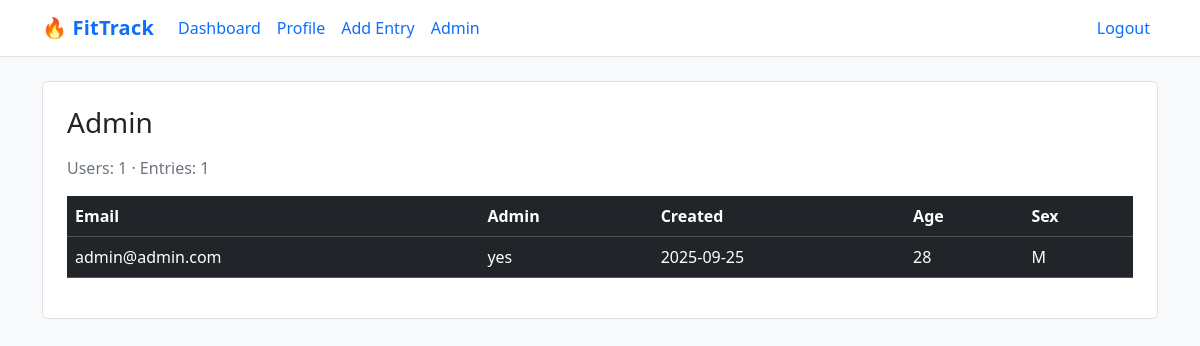
The page /admin (signed in) on the database its author committed.
### app.py (models this page shows, shortened)
class User(UserMixin, db.Model):
    id = db.Column(db.Integer, primary_key=True)
    email = db.Column(db.String(120), unique=True, nullable=False)
    password_hash = db.Column(db.String(255), nullable=False)
    created_at = db.Column(db.DateTime, default=dt.datetime.utcnow)
    is_admin = db.Column(db.Boolean, default=False)
    profile = db.relationship("Profile", backref="user", uselist=False, cascade="all,delete")
    entries = db.relationship("Entry", backref="user", cascade="all,delete")

class Profile(db.Model):
    id = db.Column(db.Integer, primary_key=True)
    user_id = db.Column(db.Integer, db.ForeignKey("user.id"), nullable=False)
    height_cm = db.Column(db.Float)
    weight_kg = db.Column(db.Float)
    age = db.Column(db.Integer)
    sex = db.Column(db.String(1))  # "M" or "F"
    activity = db.Column(db.String(20), default="moderately_active")
    goal = db.Column(db.String(20), default="maintain")  # "maintain" or "lose"

### app.py (the view)
@app.route("/admin")
@admin_required
def admin_panel():
    users = User.query.order_by(User.created_at.desc()).all()
    total_entries = Entry.query.count()
    return render_template("admin.html", users=users, total_entries=total_entries)

### app.py (called while the page is built)
@login_manager.user_loader
def load_user(user_id: str):
    return User.query.get(int(user_id))

def admin_required(view_func):
    @wraps(view_func)
    @login_required
    def wrapper(*args, **kwargs):
        if not current_user.is_admin:
            flash("Admin access required.", "error")
            return redirect(url_for("dashboard"))
        return view_func(*args, **kwargs)
    return wrapper

### templates/admin.html
{% extends 'base.html' %}
{% block content %}
<div class="card p-4">
    <h3 class="mb-3">Admin</h3>
    <p class="text-muted">Users: {{ users|length }} · Entries: {{ total_entries }}</p>
    <div class="table-responsive">
        <table class="table table-dark table-hover align-middle">
            <thead>
                <tr>
                    <th>Email</th>
                    <th>Admin</th>
                    <th>Created</th>
                    <th>Age</th>
                    <th>Sex</th>
                </tr>
            </thead>
            <tbody>
                {% for u in users %}
                <tr>
                    <td>{{ u.email }}</td>
                    <td>{{ 'yes' if u.is_admin else 'no' }}</td>
                    <td>{{ u.created_at.strftime('%Y-%m-%d') }}</td>
                    <td>{{ u.profile and u.profile.age or '' }}</td>
                    <td>{{ u.profile and u.profile.sex or '' }}</td>
                </tr>
                {% endfor %}
            </tbody>
        </table>
    </div>
</div>
{% endblock %}

### templates/base.html (style rules this page uses)
body { background: #f8f9fa; color: #212529; }
.card { background: #ffffff; border: 1px solid #dee2e6; }
.text-muted { color: #6c757d !important; }

### rows shown on the page
User: email "admin@admin.com", is_admin "yes", created_at "2025-09-25", age "28", sex "M"

### other values the page prints
{{ users|length }} "1"
{{ total_entries }} "1"
